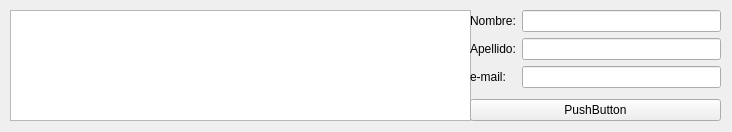
<?xml version="1.0" encoding="UTF-8"?>
<ui version="4.0">
 <class>MainWindow</class>
 <widget class="QMainWindow" name="MainWindow">
  <property name="geometry">
   <rect>
    <x>0</x>
    <y>0</y>
    <width>732</width>
    <height>132</height>
   </rect>
  </property>
  <property name="windowTitle">
   <string>MainWindow</string>
  </property>
  <widget class="QWidget" name="centralwidget">
   <widget class="QTableWidget" name="tabla">
    <property name="geometry">
     <rect>
      <x>10</x>
      <y>10</y>
      <width>461</width>
      <height>111</height>
     </rect>
    </property>
   </widget>
   <widget class="QWidget" name="verticalLayoutWidget">
    <property name="geometry">
     <rect>
      <x>470</x>
      <y>10</y>
      <width>251</width>
      <height>111</height>
     </rect>
    </property>
    <layout class="QVBoxLayout" name="verticalLayout_7">
     <item>
      <layout class="QFormLayout" name="formLayout">
       <item row="0" column="1">
        <widget class="QLineEdit" name="lineEdit"/>
       </item>
       <item row="1" column="0">
        <widget class="QLabel" name="label_2">
         <property name="text">
          <string>Apellido:</string>
         </property>
        </widget>
       </item>
       <item row="1" column="1">
        <widget class="QLineEdit" name="lineEdit_2"/>
       </item>
       <item row="2" column="0">
        <widget class="QLabel" name="label_3">
         <property name="text">
          <string>e-mail:</string>
         </property>
        </widget>
       </item>
       <item row="2" column="1">
        <widget class="QLineEdit" name="lineEdit_3"/>
       </item>
       <item row="0" column="0">
        <widget class="QLabel" name="label">
         <property name="text">
          <string>Nombre:</string>
         </property>
        </widget>
       </item>
      </layout>
     </item>
     <item>
      <widget class="QPushButton" name="pushButton">
       <property name="text">
        <string>PushButton</string>
       </property>
      </widget>
     </item>
    </layout>
   </widget>
  </widget>
 </widget>
 <resources/>
 <connections/>
</ui>
